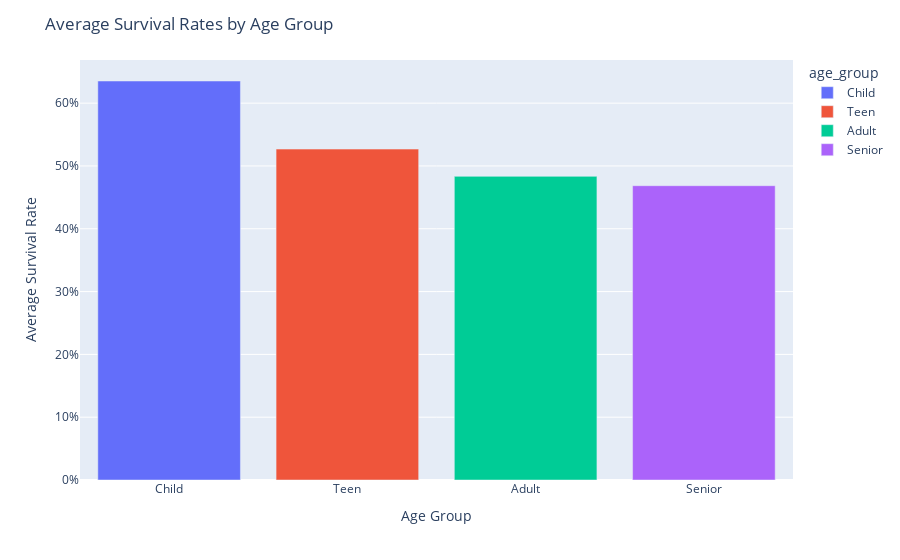

The notebook cell this image was saved under:
### Markdown cell above
For this exercise you will analyze survival patterns on the Titanic by looking at passenger class, sex, and age group. Name the function `survival_demographics()`.

1. Create a new column in the Titanic dataset that classifies passengers into age categories (i.e., a pandas `category` series). The categories should be:
    - Child (up to 12)
    - Teen (13–19)
    - Adult (20–59)
    - Senior (60+)  
  
	Hint: The `pd.cut()` function might come in handy here.

2. Group the passengers by class, sex, and age group.  

3. For each group, calculate:  
    - The total number of passengers, `n_passengers`
    - The number of survivors, `n_survivors`
    - The survival rate, `survival_rate`

4. Return a table that includes the results for *all* combinations of class, sex, and age group.  

5. Order the results so they are easy to interpret.  

6. Come up with a clear question that your results table makes you curious about (e.g., “Did women in first class have a higher survival rate than men in other classes?”). Write this question in your `app.py` file above the call to your visualization function, using `st.write("Your Question Here")`.
   
7. Create a Plotly visualization in a function named `visualize_demographic()` that directly addresses your question by returning a Plotly figure (e.g., `fig = px. ...`). You are free to choose the chart type that you think best communicates the findings. Be creative — try different approaches, compare them, and ensure that your chart clearly answers the question you posed.

### Code cell
def survival_demographics(df):
    """
    Analyze survival patterns by passenger class, sex, and age group.
    
    Args:
        df: DataFrame containing Titanic passenger data
        
    Returns:
        DataFrame with survival statistics by demographic groups
    """
    # Create age groups
    bins = [0, 12, 19, 59, np.inf]
    labels = ['Child', 'Teen', 'Adult', 'Senior']
    df['age_group'] = pd.cut(df['Age'], bins=bins, labels=labels, right=False)
    
    # Group by class, sex, and age group
    grouped = df.groupby(['Pclass', 'Sex', 'age_group'], dropna=False)
    
    # Calculate statistics
    result = grouped.agg(
        n_passengers=('PassengerId', 'count'),
        n_survivors=('Survived', 'sum')
    ).reset_index()
    
    # Calculate survival rate
    result['survival_rate'] = result['n_survivors'] / result['n_passengers']
    
    # Sort for better readability
    result = result.sort_values(['Pclass', 'Sex', 'age_group'])
    
    return result


def visualize_demographic():
    """
    Visualize survival rates across different age groups.
    
    Returns:
        Plotly figure showing survival patterns
    """
    # Load data
    df = pd.read_csv('https://raw.githubusercontent.com/leontoddjohnson/datasets/main/data/titanic.csv')
    
    # Get survival demographics
    data = survival_demographics(df)
    
    # Calculate average survival rate for each age group (across all classes and sexes)
    avg_by_age = data.groupby('age_group').agg(
        avg_survival_rate=('survival_rate', 'mean')
    ).reset_index()
    
    # Simple bar chart
    fig = px.bar(
        avg_by_age,
        x='age_group',
        y='avg_survival_rate',
        color='age_group',
    )

    fig.update_layout(
        title='Average Survival Rates by Age Group',
        xaxis_title='Age Group',
        yaxis_title='Average Survival Rate',
    )
    # Change the survival rates to percentages instead of decimals
    fig.update_yaxes(tickformat='.0%')
    
    return fig

visualize_demographic()

### Figure 1 — Plotly figure (JSON) as saved in the notebook; plotly's stock layout.template omitted (floating-point values rounded to 4 significant figures)
{"data": [{"hovertemplate": "age_group=%{x}<br>avg_survival_rate=%{y}<extra></extra>", "legendgroup": "Child", "marker": {"color": "#636efa", "pattern": {"shape": ""}}, "name": "Child", "orientation": "v", "showlegend": true, "textposition": "auto", "type": "bar", "x": ["Child"], "xaxis": "x", "y": [0.6353], "yaxis": "y"}, {"hovertemplate": "age_group=%{x}<br>avg_survival_rate=%{y}<extra></extra>", "legendgroup": "Teen", "marker": {"color": "#EF553B", "pattern": {"shape": ""}}, "name": "Teen", "orientation": "v", "showlegend": true, "textposition": "auto", "type": "bar", "x": ["Teen"], "xaxis": "x", "y": [0.5269], "yaxis": "y"}, {"hovertemplate": "age_group=%{x}<br>avg_survival_rate=%{y}<extra></extra>", "legendgroup": "Adult", "marker": {"color": "#00cc96", "pattern": {"shape": ""}}, "name": "Adult", "orientation": "v", "showlegend": true, "textposition": "auto", "type": "bar", "x": ["Adult"], "xaxis": "x", "y": [0.4834], "yaxis": "y"}, {"hovertemplate": "age_group=%{x}<br>avg_survival_rate=%{y}<extra></extra>", "legendgroup": "Senior", "marker": {"color": "#ab63fa", "pattern": {"shape": ""}}, "name": "Senior", "orientation": "v", "showlegend": true, "textposition": "auto", "type": "bar", "x": ["Senior"], "xaxis": "x", "y": [0.4686], "yaxis": "y"}], "layout": {"barmode": "relative", "legend": {"title": {"text": "age_group"}, "tracegroupgap": 0}, "margin": {"t": 60}, "title": {"text": "Average Survival Rates by Age Group"}, "xaxis": {"anchor": "y", "categoryarray": ["Child", "Teen", "Adult", "Senior"], "categoryorder": "array", "domain": [0, 1], "title": {"text": "Age Group"}}, "yaxis": {"anchor": "x", "domain": [0, 1], "tickformat": ".0%", "title": {"text": "Average Survival Rate"}}}}
